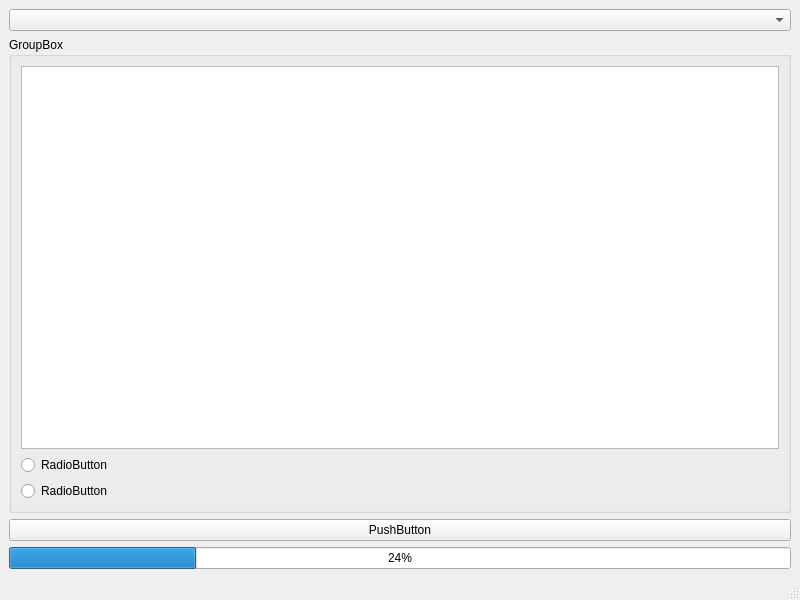
<?xml version="1.0" encoding="UTF-8"?>
<ui version="4.0">
 <class>MainWindow</class>
 <widget class="QMainWindow" name="MainWindow">
  <property name="geometry">
   <rect>
    <x>0</x>
    <y>0</y>
    <width>800</width>
    <height>600</height>
   </rect>
  </property>
  <property name="windowTitle">
   <string>MainWindow</string>
  </property>
  <widget class="QWidget" name="centralwidget">
   <layout class="QGridLayout" name="gridLayout">
    <item row="4" column="0">
     <widget class="QProgressBar" name="progressBar">
      <property name="value">
       <number>24</number>
      </property>
     </widget>
    </item>
    <item row="2" column="0">
     <widget class="QGroupBox" name="groupBox">
      <property name="title">
       <string>GroupBox</string>
      </property>
      <layout class="QGridLayout" name="gridLayout_2">
       <item row="1" column="0">
        <widget class="QRadioButton" name="radioButton_2">
         <property name="text">
          <string>RadioButton</string>
         </property>
        </widget>
       </item>
       <item row="0" column="0">
        <widget class="QTextBrowser" name="textBrowser"/>
       </item>
       <item row="3" column="0">
        <widget class="QRadioButton" name="radioButton">
         <property name="text">
          <string>RadioButton</string>
         </property>
        </widget>
       </item>
      </layout>
     </widget>
    </item>
    <item row="0" column="0">
     <widget class="QComboBox" name="comboBox"/>
    </item>
    <item row="3" column="0">
     <widget class="QPushButton" name="pushButton">
      <property name="text">
       <string>PushButton</string>
      </property>
      <property name="checkable">
       <bool>true</bool>
      </property>
      <property name="checked">
       <bool>false</bool>
      </property>
      <property name="autoRepeat">
       <bool>false</bool>
      </property>
      <property name="autoDefault">
       <bool>false</bool>
      </property>
      <property name="default">
       <bool>false</bool>
      </property>
      <property name="flat">
       <bool>false</bool>
      </property>
     </widget>
    </item>
   </layout>
  </widget>
  <widget class="QMenuBar" name="menubar">
   <property name="geometry">
    <rect>
     <x>0</x>
     <y>0</y>
     <width>800</width>
     <height>22</height>
    </rect>
   </property>
  </widget>
  <widget class="QStatusBar" name="statusbar"/>
 </widget>
 <resources/>
 <connections/>
</ui>
